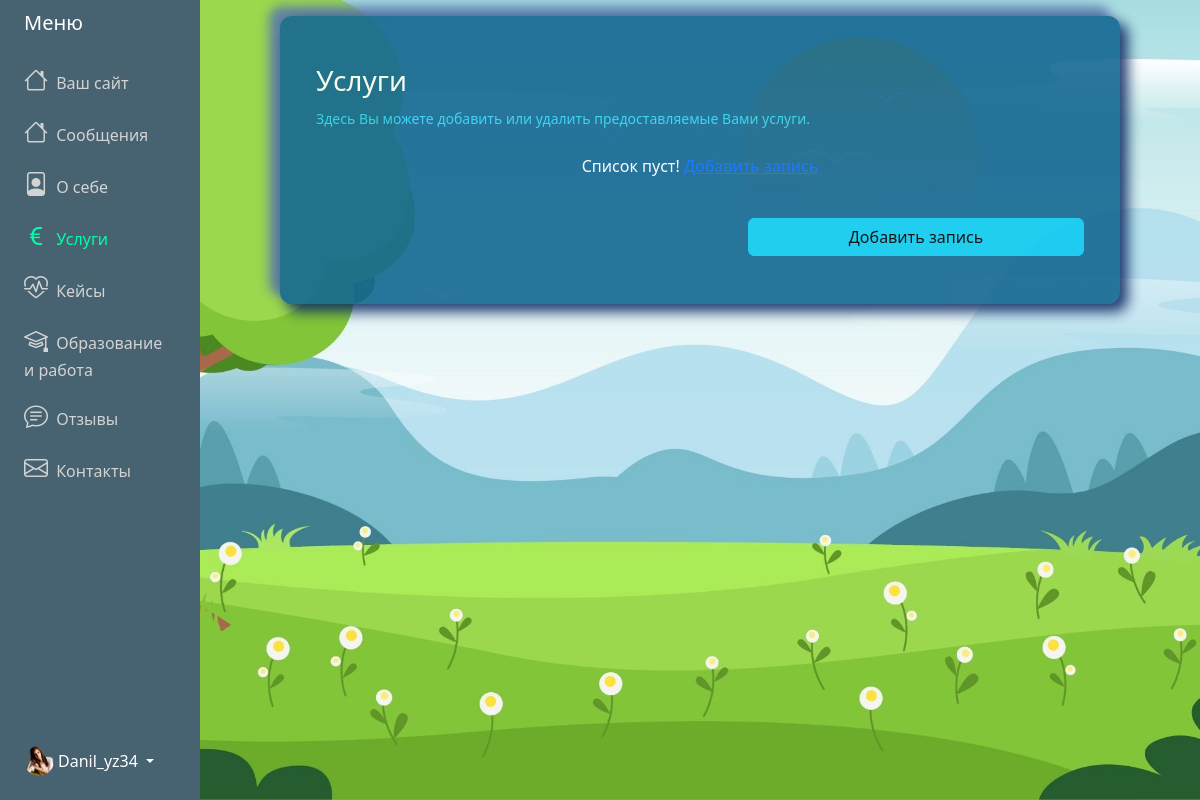
The app's page /adminPanel/services/ (signed in), older data.
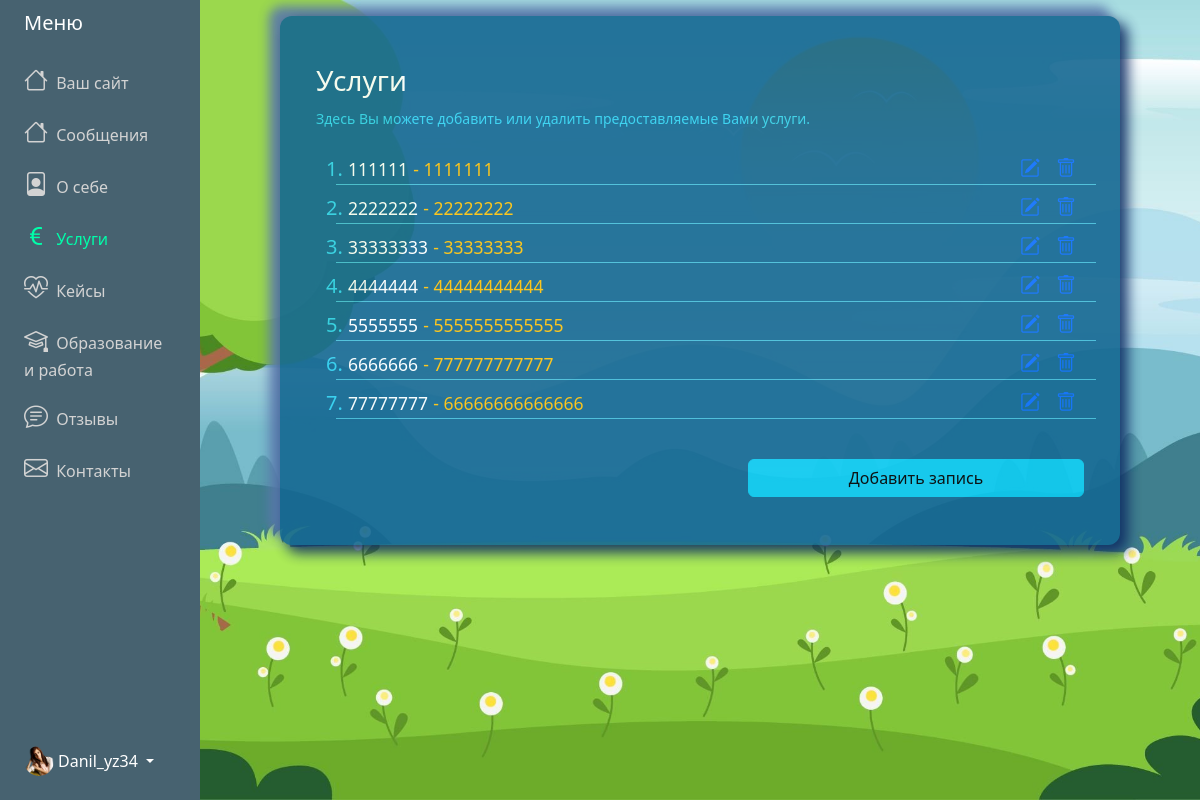
The same page, newer data.
### adminPanel/models.py (models this page shows, shortened)
class Menu (models.Model):
    user = models.OneToOneField(User, on_delete=models.CASCADE)
    messages = models.CharField('Сообщения', max_length=100, default="Сообщения")
    about = models.CharField('О себе', max_length=100, default="О себе")
    services = models.CharField('Услуги', max_length=100, default="Услуги")
    cases = models.CharField('Кейсы', max_length=100, default="Кейсы")
    ed_and_work = models.CharField('Образование и работа', max_length=100, default="Образование и работа")
    feedbacks = models.CharField('Отзывы', max_length=100, default="Отзывы")
    contacts = models.CharField('Контакты', max_length=100, default="Контакты")

class About(models.Model):
    user = models.OneToOneField(User, on_delete=models.CASCADE)
    profession = models.CharField(max_length=200)
    slogan = models.TextField(null=True, blank=True)
    main_foto = models.ImageField(
        default="avatar.jpg",
        upload_to="About_main_foto"
    )

class Service(models.Model):
    title = models.CharField('Название', max_length=200)
    desc = models.TextField('Описание', null=False, blank=False)
    price = models.CharField('Цена', max_length=200, null=True, blank=True)
    img = models.ImageField('Изображение', upload_to="Service_img", null=True, blank=True)
    user = models.ForeignKey(User, on_delete=models.CASCADE)

### adminPanel/views.py (the view)
# urls.py: path('adminPanel/services/', ServiceView.as_view(), name="services"),
class ServiceView(LoginRequiredMixin,ListView):
    model = Service
    template_name = "adminPanel/services.html"
    context_object_name = "posts"
    def get_context_data(self, **kwargs):
        context = super().get_context_data(**kwargs)
        context['posts'] = context['posts'].filter(user_id=self.request.user.id)
        context['title'] = 'Услуги'
        context['active'] = 'services'
        context['menu'] = request_menu(self.request)
        return context

### adminPanel/views.py (called while the page is built)
def request_menu(request):
    user_id = request.user.id  # Получаем id текущего пользователя
    menu = Menu.objects.filter(user_id=user_id).first()  # Используем user_id для фильтрации
    return menu

### adminPanel/templates/adminPanel/services.html (shortened to what this page needs)
{% extends "adminPanel/base.html" %}
{% block content %}
<div class="container">
    <div id="innerPage">
        <div class="row align-items-center justify-content-center">
            <div class="col-12 text-white px-5 pt-5">
                <div class="lead">
                    <h3>Услуги</h3>
                    <p class="fs-6 mb-4">
                        <small class="label-color">Здесь Вы можете добавить или удалить предоставляемые Вами услуги.</small>
                    </p>
                </div>
                {% if posts %}
                <ol class="categories">
                    {% for post in posts %}
                    <li class="label-color fs-5">
                        <div class="row mt-2" style="border-bottom: 1px solid #45bdd9;">
                            <div class="col-9">
                                <a href="{% url 'update-service' post.id %}" style="text-decoration: none;color: #ffffff;">
                                    <small>{{ post.title }}</small>
                                    <small class="text-warning"> - {{ post.price }}</small>
                                </a>
                            </div>
                            <div class="task-controls col-3 card-text d-flex">
                                <a class="edit px-2 ms-auto" href="{% url 'update-service' post.id %}">
                                    <i class="bi bi-pencil-square"></i></a>
                                <a class="edit px-2" href="{% url 'delete-service' post.id %}"><i class="bi bi-trash"></i></a>
                            </div>
                        </div>
                    </li>
                    {%endfor%}
                </ol>
                {% else %}
                <p class="text-center"> Список пуст!
                    <a href="{% url 'create-service' %}">Добавить запись</a>
                </p>
                {% endif %}
            </div>
        </div>
        <div class="row align-items-center justify-content-center">
            <div class="col-sm-6 col-xs-12 d-sm-block  px-5 pb-5">
                <a href="{% url 'create-service' %}" class="btn btn-info mt-4 w-100"
                    id="ed-and-work-brn">Добавить запись</a>
            </div>
        </div>
    </div>
</div>
{% endblock content %}

### adminPanel/templates/adminPanel/base.html (shortened to what this page needs)
{% load static %}
<!DOCTYPE html>
<html lang="en">
<head>
    <link href="https://cdn.jsdelivr.net/npm/bootstrap@5.3.3/dist/css/bootstrap.min.css" rel="stylesheet"
>
    <link rel="stylesheet"
        href="https://cdnjs.cloudflare.com/ajax/libs/bootstrap-icons/1.8.1/font/bootstrap-icons.min.css">
    <link rel="stylesheet" href="{% static 'css/styles.css'%}">
</head>
<body class="admin-panel-body">
    <div class="container-fluid">
        <div class="row flex-nowrap">
            <div class="col-auto col-md-3 col-xl-2 px-sm-2 px-0 custom-menu">
                <div
                    class="d-flex flex-column align-items-center align-items-sm-start px-3 pt-2 text-white min-vh-100 custom-menu-fixed">
                    <a href="/"
                        class="d-flex align-items-center pb-3 mb-md-0 me-md-auto text-white text-decoration-none">
                        <span class="fs-5 d-none d-sm-inline">Меню</span>
                    </a>
                    <ul class="nav text-light flex-column mb-sm-auto mb-0 align-items-center align-items-sm-start"
                        id="menu">
                        <li>
                            <a href="{% url 'site' username=request.user.username %}"
                                class="nav-link align-middle px-0 admin-menu-text {%if active == 'home' %} active {% endif %}">
                                <i class="fs-4 bi-house"></i> <span class="ms-1 d-none d-sm-inline">Ваш сайт</span>
                            </a>
                        </li>
                        <li>
                            <a href="{% url 'messages' %}"
                                class="nav-link align-middle px-0 admin-menu-text {%if active == 'messages' %} active {% endif %}">
                                <i class="fs-4 bi-house"></i> <span class="ms-1 d-none d-sm-inline">
                                    {% if menu.messages %} {{ menu.messages }} {% else %}Сообщения {% endif %}</span>
                            </a>
                        </li>
                        <li>
                            <a href="{% url 'about' %}"
                                class="nav-link align-middle px-0 admin-menu-text {%if active == 'about' %} active {% endif %}">
                                <i class="fs-4 bi-file-person"></i> <span class="ms-1 d-none d-sm-inline">
                                    {% if menu.about %} {{ menu.about }} {% else %} О себе {% endif %}</span>
                            </a>
                        </li>
                        <li>
                            <a href="{% url 'services' %}"
                                class="nav-link px-0 align-middle admin-menu-text {%if active == 'services' %} active {% endif %}">
                                <i class="fs-4 bi-currency-euro"></i> <span class="ms-1 d-none d-sm-inline">
                                    {% if menu.services %} {{ menu.services }} {% else %} Услуги {% endif %}</span></a>
                        </li>
                        <li>
                            <a href="{% url 'cases' %}"
                                class="nav-link px-0 align-middle admin-menu-text {%if active == 'cases' %} active {% endif %}">
                                <i class="fs-4 bi-heart-pulse"></i> <span class="ms-1 d-none d-sm-inline">
                                    {% if menu.cases %} {{ menu.cases }} {% else %} Кейсы {% endif %}</span></a>
                        </li>
                        <li>
                            <a href="{% url 'ed-and-work' %}"
                                class="nav-link px-0 align-middl admin-menu-text {%if active == 'ed_and_work' %} active {% endif %}">
                                <i class="fs-4 bi-mortarboard"></i>
                                <span class="ms-1 d-none d-sm-inline">
                                    {% if menu.ed_and_work %}
                                    {{ menu.ed_and_work }}
                                    {% else %}
                                    Образование и работа
                                    {% endif %}
                                </span>
                            </a>
                        </li>
                        <li>
                            <a href="{% url 'feedbacks' %}"
                                class="nav-link px-0 align-middle admin-menu-text {%if active == 'feedbacks' %} active {% endif %}">
                                <i class="fs-4 bi-chat-text"></i> <span class="ms-1 d-none d-sm-inline">
                                    {% if menu.feedbacks %}
                                    {{ menu.feedbacks }}
                                    {% else %}
                                    Отзывы
                                    {% endif %}
                                </span>
                            </a>
                        </li>
                        <li>
                            <a href="{% url 'contacts' %}"
                                class="nav-link px-0 align-middle admin-menu-text {%if active == 'contacts' %} active {% endif %}">
                                <i class="fs-4 bi-envelope"></i> <span class="ms-1 d-none d-sm-inline">
                                    {% if menu.contacts %}
                                    {{ menu.contacts }}
                                    {% else %}
                                    Контакты
                                    {% endif %}</span>
                            </a>
                        </li>
                    </ul>
                    <div class="dropdown pb-4">
                        <a href="#"
                            class="d-flex align-items-center text-white text-decoration-none dropdown-toggle {% if current_path == home_url %}active{% endif %}"
                            id="dropdownUser1" data-bs-toggle="dropdown" aria-expanded="false">
                            <img src="{{ request.user.about.main_foto.url }}" alt="logo" width="30" height="30"
                                class="rounded-circle">
                            <span class="d-none d-sm-inline mx-1">{{request.user.username}}</span>
                        </a>
                    </div>
                </div>
            </div>
            <div class="col py-3">
                {% block content %}
                {% endblock content %}
            </div>
        </div>
    </div>
</body>
</html>

### static/css/styles.css (style rules this page uses)
:root { --color-primary: #ee394c; --color-secondary: #86b7fe; --color-light: #f2f2f2; --color-gray: #ced4da; --color-dark: #212121; --color-white: #ffffff; --color-error: #e2442f; --color-warning: #ffc900; --color-info: #02a2b9; --color-success: #1ba345; --color-input: #00d1b2; --border-radius: 5px; }
body { background-repeat: no-repeat; background-size: cover; background-position: center; background-attachment: fixed; }
#innerPage { width:100%; max-width:840px; margin : 0 auto; border-radius: 12px; background: #156892; box-shadow: 7px 7px 13px 1px #0f2d64, -10px -9px 11px 1px #5b79ad; opacity: 0.9; }
.custom-menu { background-color: #476270; }
.custom-menu-fixed { position: sticky; top: 0; z-index: 100; }
.admin-menu-text { color: lightgray; }
.admin-menu-text.active { color: #0fa !important; }
.label-color { color:#31d2f2; }

### adminPanel/templates/adminPanel/services.html (style rules this page uses)
.admin-panel-body { background-image: url('/media/fon-admin-about.jpg'); }

Row changes from the older to the newer data that the page shows:
added Service: title "111111", price "1111111"
added Service: title "2222222", price "22222222"
added Service: title "33333333", price "33333333"
added Service: title "4444444", price "44444444444"
added Service: title "5555555", price "5555555555555"
added Service: title "6666666", price "777777777777"
added Service: title "77777777", price "66666666666666"
Text that changed along with them:
text no longer shown: "Список пуст!"
